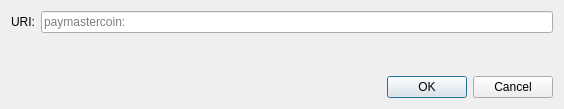
<?xml version="1.0" encoding="UTF-8"?>
<ui version="4.0">
 <class>OpenURIDialog</class>
 <widget class="QDialog" name="OpenURIDialog">
  <property name="geometry">
   <rect>
    <x>0</x>
    <y>0</y>
    <width>564</width>
    <height>109</height>
   </rect>
  </property>
  <property name="windowTitle">
   <string>Open PaymasterCoin URI</string>
  </property>
  <layout class="QVBoxLayout" name="verticalLayout">
   <item>
    <layout class="QHBoxLayout" name="horizontalLayout">
     <item>
      <widget class="QLabel" name="label">
       <property name="text">
        <string>URI:</string>
       </property>
      </widget>
     </item>
     <item>
      <widget class="QValidatedLineEdit" name="uriEdit">
       <property name="placeholderText">
        <string notr="true">paymastercoin:</string>
       </property>
      </widget>
     </item>
    </layout>
   </item>
   <item>
    <spacer name="verticalSpacer">
     <property name="orientation">
      <enum>Qt::Vertical</enum>
     </property>
     <property name="sizeHint" stdset="0">
      <size>
       <width>20</width>
       <height>40</height>
      </size>
     </property>
    </spacer>
   </item>
   <item>
    <widget class="QDialogButtonBox" name="buttonBox">
     <property name="orientation">
      <enum>Qt::Horizontal</enum>
     </property>
     <property name="standardButtons">
      <set>QDialogButtonBox::Cancel|QDialogButtonBox::Ok</set>
     </property>
    </widget>
   </item>
  </layout>
 </widget>
 <customwidgets>
  <customwidget>
   <class>QValidatedLineEdit</class>
   <extends>QLineEdit</extends>
   <header>qt/qvalidatedlineedit.h</header>
  </customwidget>
 </customwidgets>
 <resources/>
 <connections>
  <connection>
   <sender>buttonBox</sender>
   <signal>accepted()</signal>
   <receiver>OpenURIDialog</receiver>
   <slot>accept()</slot>
   <hints>
    <hint type="sourcelabel">
     <x>248</x>
     <y>254</y>
    </hint>
    <hint type="destinationlabel">
     <x>157</x>
     <y>274</y>
    </hint>
   </hints>
  </connection>
  <connection>
   <sender>buttonBox</sender>
   <signal>rejected()</signal>
   <receiver>OpenURIDialog</receiver>
   <slot>reject()</slot>
   <hints>
    <hint type="sourcelabel">
     <x>316</x>
     <y>260</y>
    </hint>
    <hint type="destinationlabel">
     <x>286</x>
     <y>274</y>
    </hint>
   </hints>
  </connection>
 </connections>
</ui>
